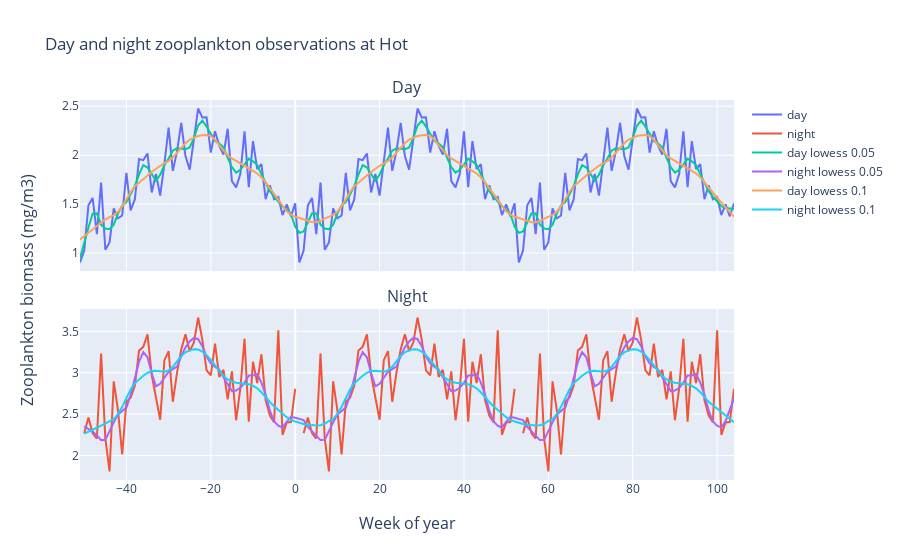

The notebook cell saved with this chart:
### Markdown cell above
## Smooth

### Code cell
fig = make_subplots(
    rows=2,
    cols=1,
    shared_xaxes=True,
    subplot_titles=("Day", "Night"),
    vertical_spacing=0.1,
    x_title="Week of year",
    y_title="Zooplankton biomass (mg/m3)",
)
fig.add_trace(
    go.Scatter(x=gathered_data.week.data.flatten(), y=gathered_data.day.data.flatten(), mode="lines", name="day"),
    row=1,
    col=1,
)
fig.add_trace(
    go.Scatter(x=gathered_data.week.data.flatten(), y=gathered_data.night.data.flatten(), mode="lines", name="night"),
    row=2,
    col=1,
)
for frac in [0.05, 0.1]:
    lowess_day = lowess(gathered_data.day.data.flatten(), gathered_data.week.data.flatten(), frac=frac)
    fig.add_trace(
        go.Scatter(x=lowess_day[:, 0], y=lowess_day[:, 1], mode="lines", name=f"day lowess {frac}"), row=1, col=1
    )

    lowess_night = lowess(gathered_data.night.data.flatten(), gathered_data.week.data.flatten(), frac=frac)
    fig.add_trace(
        go.Scatter(x=lowess_night[:, 0], y=lowess_night[:, 1], mode="lines", name=f"night lowess {frac}"), row=2, col=1
    )

fig.update_layout(title=f"Day and night zooplankton observations at {station}")

fig.show()

### Figure 1 — Plotly figure (JSON) as saved in the notebook; plotly's stock layout.template omitted (floating-point values rounded to 4 significant figures; data arrays with more than 128 entries replaced by an {"elided": "..."} marker saying what was removed)
{"data": [{"mode": "lines", "name": "day", "type": "scatter", "x": {"elided": "156 int values"}, "xaxis": "x", "y": {"elided": "156 float values"}, "yaxis": "y"}, {"mode": "lines", "name": "night", "type": "scatter", "x": {"elided": "156 int values"}, "xaxis": "x2", "y": {"elided": "156 float values"}, "yaxis": "y2"}, {"mode": "lines", "name": "day lowess 0.05", "type": "scatter", "x": {"elided": "156 int values"}, "xaxis": "x", "y": {"elided": "156 float values"}, "yaxis": "y"}, {"mode": "lines", "name": "night lowess 0.05", "type": "scatter", "x": {"elided": "153 int values"}, "xaxis": "x2", "y": {"elided": "153 float values"}, "yaxis": "y2"}, {"mode": "lines", "name": "day lowess 0.1", "type": "scatter", "x": {"elided": "156 int values"}, "xaxis": "x", "y": {"elided": "156 float values"}, "yaxis": "y"}, {"mode": "lines", "name": "night lowess 0.1", "type": "scatter", "x": {"elided": "153 int values"}, "xaxis": "x2", "y": {"elided": "153 float values"}, "yaxis": "y2"}], "layout": {"annotations": [{"font": {"size": 16}, "showarrow": false, "text": "Day", "x": 0.5, "xanchor": "center", "xref": "paper", "y": 1, "yanchor": "bottom", "yref": "paper"}, {"font": {"size": 16}, "showarrow": false, "text": "Night", "x": 0.5, "xanchor": "center", "xref": "paper", "y": 0.45, "yanchor": "bottom", "yref": "paper"}, {"font": {"size": 16}, "showarrow": false, "text": "Week of year", "x": 0.5, "xanchor": "center", "xref": "paper", "y": 0, "yanchor": "top", "yref": "paper", "yshift": -30}, {"font": {"size": 16}, "showarrow": false, "text": "Zooplankton biomass (mg/m3)", "textangle": -90, "x": 0, "xanchor": "right", "xref": "paper", "xshift": -40, "y": 0.5, "yanchor": "middle", "yref": "paper"}], "title": {"text": "Day and night zooplankton observations at Hot"}, "xaxis": {"anchor": "y", "domain": [0, 1], "matches": "x2", "showticklabels": false}, "xaxis2": {"anchor": "y2", "domain": [0, 1]}, "yaxis": {"anchor": "x", "domain": [0.55, 1]}, "yaxis2": {"anchor": "x2", "domain": [0, 0.45]}}}
